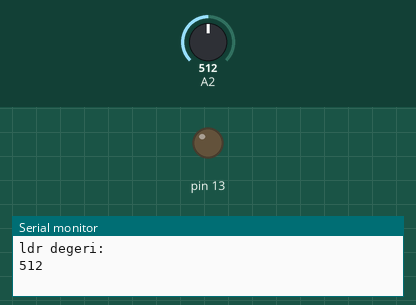
Simulated run of this sketch. Board: Arduino Uno, built with avr-gcc and run on an emulated ATmega328P. On the bench: output pins drawn as LEDs (lit = HIGH), the last lines printed to the serial monitor. Inputs (shaded band) come from the test bench; at power-on: A2 = 512.

Above: at 0.1 s.
At 1.1 s:
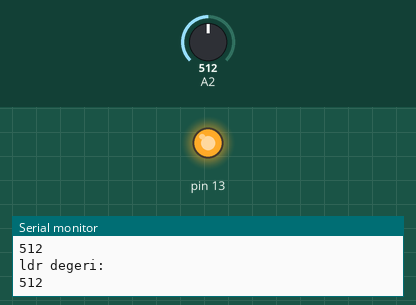
Timing chart, 0 to 2.6 s (numbered marks = the images above):
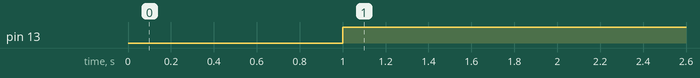

Measured:
- by itself, pin 13: LOW → HIGH at 1.0 s

The sketch:

ldrDevresi.ino
```cpp
int ldrDeger=0;
int esikDeger=340;

void setup(){
  pinMode(13, OUTPUT);
  Serial.begin(9600);
}
void loop(){
   ldrDeger=analogRead(A2);
  Serial.println("ldr degeri: " );

  Serial.println(ldrDeger);

  delay(1000);

  if(ldrDeger>esikDeger){
    digitalWrite(13, HIGH);
  }
  if(ldrDeger<esikDeger){
    digitalWrite(13, LOW);
  }

}
```
